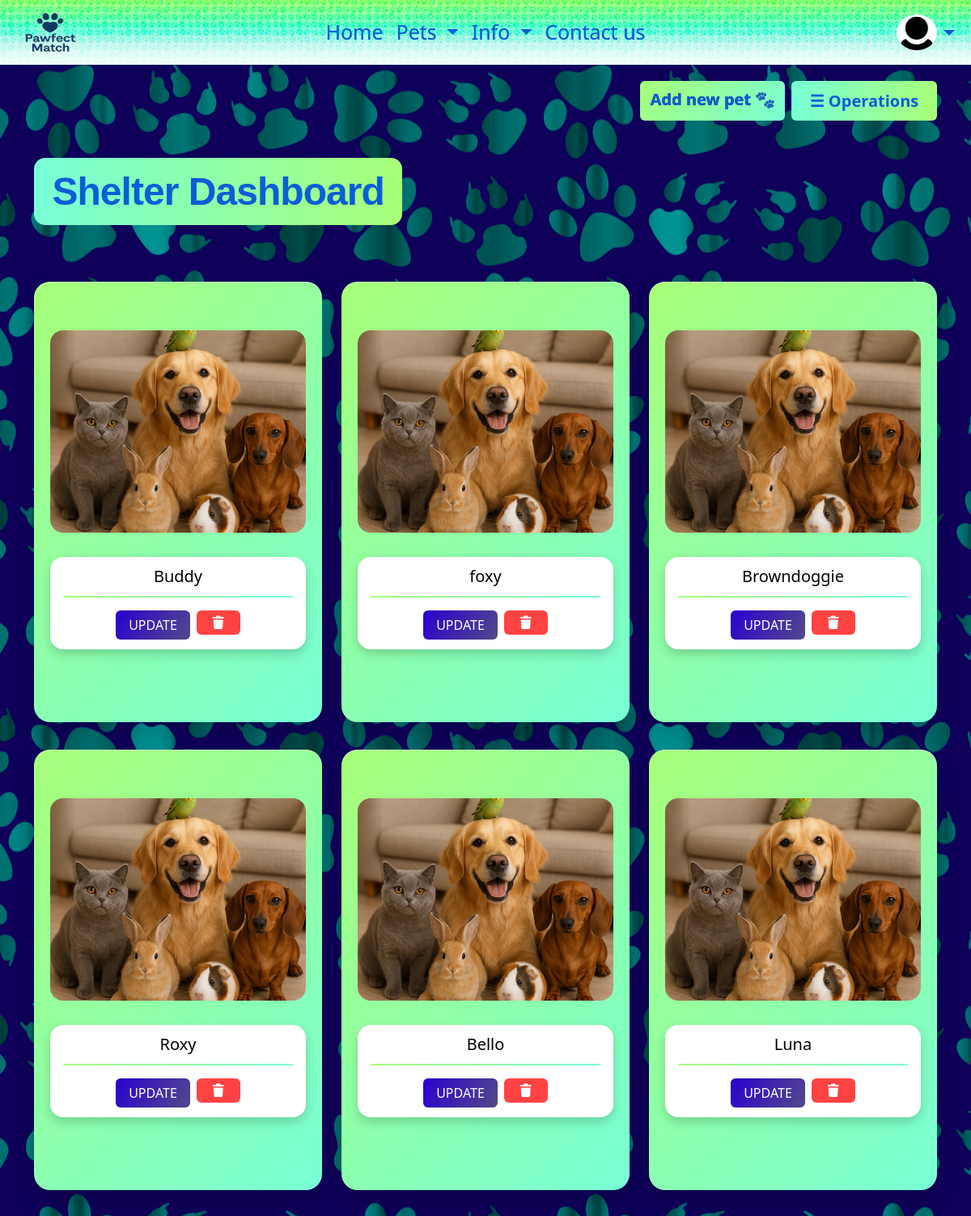
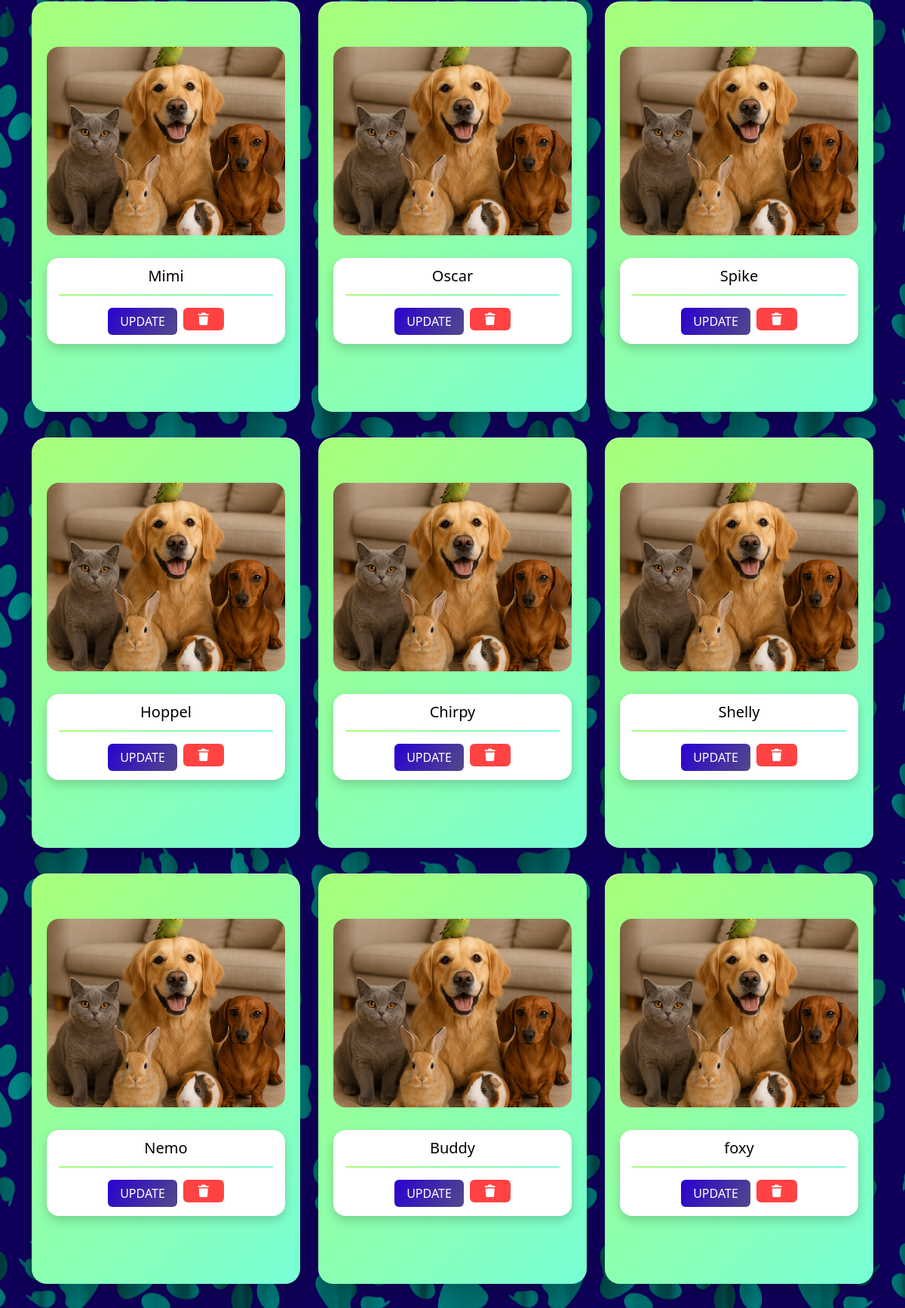
The app's page /php/shelter/shelter_dashboard.php (upper part) with its own data (2 pictures, top to bottom).
### tables this page shows
CREATE TABLE `animal` (
  `ID` int(11) NOT NULL,
  `Type` enum('Dog','Cat','Other') NOT NULL,
  `Name` varchar(100) NOT NULL,
  `Breed` varchar(100) DEFAULT NULL,
  `Sex` enum('Male','Female','Unknown') DEFAULT NULL,
  `Age` int(11) DEFAULT NULL,
  `Color` varchar(50) DEFAULT NULL,
  `Size` varchar(50) DEFAULT NULL,
  `Description` text DEFAULT NULL,
  `ImageUrl` varchar(255) NOT NULL DEFAULT 'default-animals.png',
  `adoption_requirements` text DEFAULT NULL,
  `shelter_id` int(10) UNSIGNED DEFAULT NULL
);

### php/shelter/shelter_dashboard.php (the view, shortened to what this page needs)
<?php
require_once "../../components/navbar.php";
$sql = "SELECT * FROM animal";
$result = mysqli_query($conn, $sql);
$layout = "";
if ($result && mysqli_num_rows($result) > 0) {
    while ($row = mysqli_fetch_assoc($result)) {
        if (!empty($row['img'])) {
            $imgPath = (strpos($row['img'], 'http') === 0)
                ? $row['img']
                : "../../img/" . $row['img'];
        } else {
            $imgPath = "../../img/default-animals.png";
        }
        $layout .= "
        <div class='col'>
            <div class='card paw-card paw-card--admin'>
                <div class='paw-card-inner'>
                    <div class='paw-card-content'>
                        <img
                            src='" . htmlspecialchars($imgPath) . "'
                            class='paw-card-img'
                            alt='" . htmlspecialchars($row['Name']) . "'
                        >
                        <div class='paw-card-title-wrapper'>
                            <h5 class='paw-card-title'>" . htmlspecialchars($row['Name']) . "</h5>
                            <hr class='index-card-hr'>
                            <div class='d-flex justify-content-center gap-2 mt-3'>
                                <a
                                    href='../crud/update.php?id={$row['ID']}'
                                    class='btn update-btn px-3'
                                >
                                    UPDATE
                                </a>
                                <form
                                    action='../crud/delete.php'
                                    method='POST'
                                    onsubmit=\"return confirm('Are you sure you want to delete this pet?');\"
                                >
                                    <input type='hidden' name='id' value='{$row['ID']}'>
                                    <button type='submit' class='btn delete-btn px-3'>
                                        <i class='fa-solid fa-trash'></i>
                                    </button>
                                </form>
                            </div>
                        </div>
                    </div>
                </div>
            </div>
        </div>
        ";
    }
} else {
    $layout = "<h3 class='text-center'>No animals found</h3>";
}
?>
<!DOCTYPE html>
<html lang="en">
<head>
    <link
        href="https://cdn.jsdelivr.net/npm/bootstrap@5.3.8/dist/css/bootstrap.min.css"
        rel="stylesheet"
    >
    <link
        rel="stylesheet"
        href="https://cdnjs.cloudflare.com/ajax/libs/font-awesome/7.0.1/css/all.min.css"
    >
    <link rel="stylesheet" href="../../css/style.css">
</head>
<body class="body-pic">
    <div class="container index-container">
        <div class="d-flex justify-content-end gap-2 mb-3">
            <a href="../crud/create.php" class="btn add-new-pet-btn">
                Add new pet 🐾
            </a>
            <button
                class="btn operations-btn"
                data-bs-toggle="offcanvas"
                data-bs-target="#adminOffcanvas"
            >
                ☰ Operations
            </button>
        </div>
        <h1 class="paw-card-h1">Shelter Dashboard</h1>
        <div class="row row-cols-1 row-cols-md-2 row-cols-lg-3 g-4">
            <?= $layout ?>
        </div>
    </div>
</body>
</html>

### css/style.css (style rules this page uses)
* { margin: 0; padding: 0; box-sizing: border-box; }
.body-pic { background: url("../img/body2.png"); background-repeat: repeat; background-position: center; background-color: rgb(15, 0, 90); background-attachment: fixed; }
:root { --sun: #ffe27a; --dark-blue: #0f005a; }
.paw-card { background: linear-gradient(135deg, #a8ff78, #78ffd6); border-radius: 20px; box-shadow: 0 14px 30px rgba(0, 0, 0, 0.18), inset 0 1px 0 rgba(255, 255, 255, 0.5); border: none; margin: 5px auto; }
.paw-card-inner { background: transparent; border-radius: 16px; padding: 60px 20px; }
.paw-card-content, .paw-content { max-width: 320px; margin: 0 auto; text-align: center; }
.paw-card-h1 { margin: 30px 0 65px 0; text-align: left; font-size: 48px; font-family: "Poppins", sans-serif; font-weight: 700; letter-spacing: -0.02em; color: #0b5ed7; text-shadow: none; display: inline-block; padding: 0.8rem 1.4rem; background: linear-gradient(90deg, #78ffd6, #a8ff78); border-radius: 14px; backdrop-filter: blur(6px); -webkit-backdrop-filter: blur(6px); }
.paw-card-img { width: 100%; max-height: 250px; object-fit: cover; display: block; border-radius: 16px; margin: 0 auto 20px auto; }
.index-container { margin: 20px auto; }
.paw-card-title-wrapper { background-color: white; color: #000000; padding: 12px 16px; border-radius: 16px; margin: 30px auto; box-shadow: 0 6px 14px rgba(0, 0, 0, 0.18); }
.index-card-hr { border: none; height: 2px; width: 100%; margin: 12px 0 14px 0; background: linear-gradient(90deg, #a8ff78, #78ffd6); border-radius: 4px; opacity: 1; }
.paw-card--admin { max-width: 25rem; }
.paw-card--admin .paw-card-content { max-width: 100%; }
.add-new-pet-btn { background: linear-gradient(135deg, #a8ff78, #78ffd6); color: #0b5ed7; text-shadow: 0.3px 0.3px 0.5px rgb(15, 0, 90); border: none; padding: 8px 12px 11px 12px; font-size: 20px; font-weight: 600; }
.operations-btn { background: linear-gradient(90deg, #78ffd6, #a8ff78); color: #0b5ed7; border: none; font-weight: bold; max-width: 180px; width: 100%; font-size: 20px; }
.update-btn { background: linear-gradient(120deg, rgb(42, 1, 208), rgba(15, 0, 90, 0.714)); color: white; border: none; }
.delete-btn { background-color: rgba(255, 0, 0, 0.736); color: white; }

### records on screen
animal: Name "Buddy"
animal: Name "foxy"
animal: Name "Browndoggie"
animal: Name "Roxy"
animal: Name "Bello"
animal: Name "Luna"
animal: Name "Mimi"
animal: Name "Oscar"
animal: Name "Spike"
animal: Name "Hoppel"
animal: Name "Chirpy"
animal: Name "Shelly"
animal: Name "Nemo"
animal: Name "Buddy"
animal: Name "foxy"
